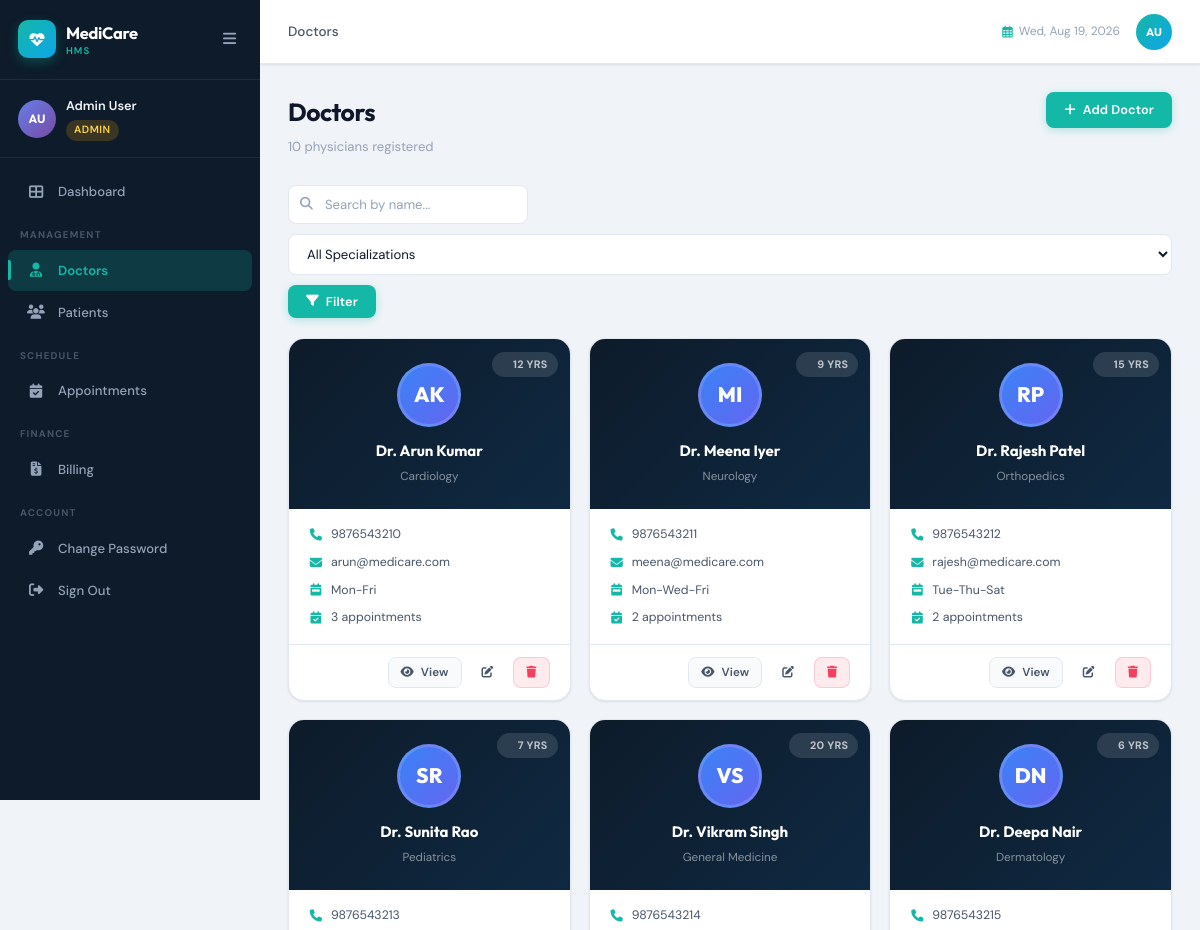
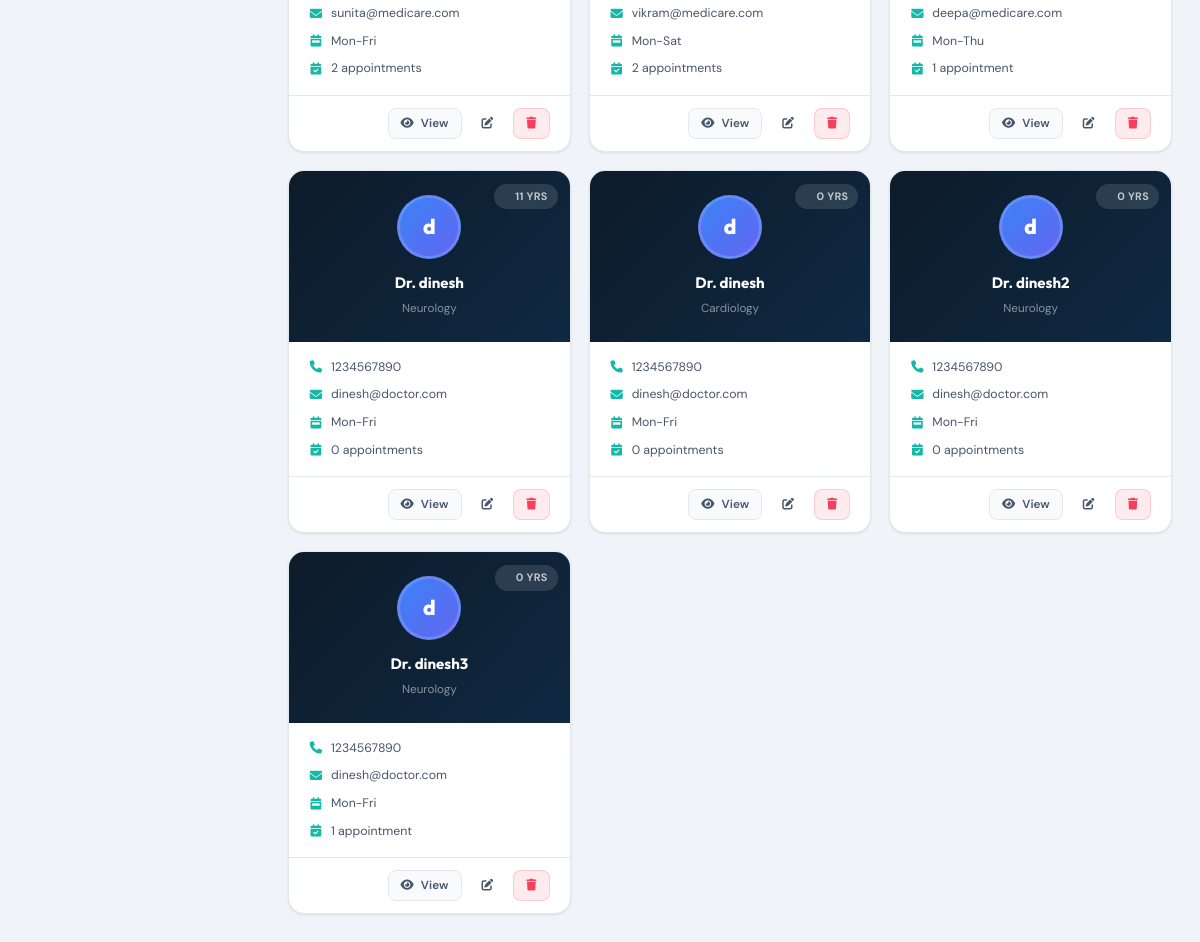
The app's page /doctors/ (signed in) with its own data (2 pictures, top to bottom).
### hospital/models.py (models this page shows, shortened)
class User(AbstractUser):
    ROLE_CHOICES = (
        ('admin', 'Admin'),
        ('doctor', 'Doctor'),
        ('patient', 'Patient'),
    )
    role = models.CharField(max_length=10, choices=ROLE_CHOICES, default='patient')
    phone = models.CharField(max_length=15, blank=True, null=True)
    requires_password_change = models.BooleanField(default=False)

class Doctor(models.Model):
    SPECIALIZATION_CHOICES = [
        ('Cardiology', 'Cardiology'),
        ('Neurology', 'Neurology'),
        ('Orthopedics', 'Orthopedics'),
        ('Pediatrics', 'Pediatrics'),
        ('Dermatology', 'Dermatology'),
        ('General Medicine', 'General Medicine'),
        ('Gynecology', 'Gynecology'),
        ('Ophthalmology', 'Ophthalmology'),
        ('Psychiatry', 'Psychiatry'),
        ('Radiology', 'Radiology'),
        ('Surgery', 'Surgery'),
        ('Urology', 'Urology'),
        ('ENT', 'ENT'),
        ('Oncology', 'Oncology'),
        ('Endocrinology', 'Endocrinology'),
    ]
    user = models.OneToOneField(User, on_delete=models.SET_NULL, null=True, blank=True, related_name='doctor_profile')
    doctor_id = models.AutoField(primary_key=True)
    name = models.CharField(max_length=100)
    specialization = models.CharField(max_length=100, choices=SPECIALIZATION_CHOICES)
    contact = models.CharField(max_length=15)
    email = models.EmailField(blank=True, null=True)
    experience_years = models.PositiveIntegerField(default=0)
    available_days = models.CharField(max_length=200, default='Mon-Fri')
    created_at = models.DateTimeField(auto_now_add=True)
    @property
    def total_appointments(self):
        return self.appointment_set.count()

### hospital/views.py (the view)
# urls.py: path('doctors/', views.doctor_list, name='doctor_list'),
@login_required
def doctor_list(request):
    if request.user.role not in ['admin']:
        messages.error(request, 'Access denied.')
        return redirect('dashboard')
    q = request.GET.get('q', '')
    spec = request.GET.get('spec', '')
    doctors = Doctor.objects.all()
    if q:
        doctors = doctors.filter(name__icontains=q)
    if spec:
        doctors = doctors.filter(specialization=spec)
    specializations = Doctor.objects.values_list('specialization', flat=True).distinct()
    return render(request, 'hospital/doctor_list.html',
                  {'doctors': doctors, 'q': q, 'specializations': specializations, 'spec': spec})

### hospital/templates/hospital/doctor_list.html (shortened to what this page needs)
{% extends 'hospital/base.html' %}
{% block breadcrumb %}Doctors{% endblock %}
{% block content %}
<div class="page-header">
  <div class="page-header-left">
    <h1 class="page-title">Doctors</h1>
    <p class="page-subtitle">{{ doctors.count }} physician{{ doctors.count|pluralize }} registered</p>
  </div>
  <div class="page-header-actions">
    <a href="{% url 'doctor_create' %}" class="btn btn-primary"><i class="fas fa-plus"></i> Add Doctor</a>
  </div>
</div>
<div class="filter-bar">
  <form method="get" style="display:flex;gap:10px;flex-wrap:wrap;align-items:center;width:100%;">
    <div class="search-input-wrap">
      <i class="fas fa-search"></i>
      <input type="text" name="q" value="{{ q }}" placeholder="Search by name..." class="form-input search-input">
    </div>
    <select name="spec" class="form-input" style="min-width:180px;">
      <option value="">All Specializations</option>
    </select>
    <button type="submit" class="btn btn-primary"><i class="fas fa-filter"></i> Filter</button>
  </form>
</div>
{% if doctors %}
<div class="cards-grid">
  {% for doc in doctors %}
  <div class="profile-card">
    <div class="profile-card-top">
      <div class="profile-card-avatar chip-blue">
        {{ doc.name|first }}{{ doc.name.split.1|first|default:"" }}
      </div>
      <div class="profile-card-name">Dr. {{ doc.name }}</div>
      <div class="profile-card-sub">{{ doc.specialization }}</div>
      <div style="position:absolute;top:12px;right:12px;">
        <span class="badge" style="background:rgba(255,255,255,0.12);color:rgba(255,255,255,0.7);">{{ doc.experience_years }} yrs</span>
      </div>
    </div>
    <div class="profile-card-body">
      <div class="profile-card-meta">
        {% if doc.contact %}
        <div class="profile-meta-row"><i class="fas fa-phone"></i>{{ doc.contact }}</div>
        {% endif %}
        {% if doc.email %}
        <div class="profile-meta-row"><i class="fas fa-envelope"></i>{{ doc.email }}</div>
        {% endif %}
        <div class="profile-meta-row"><i class="fas fa-calendar-week"></i>{{ doc.available_days }}</div>
        <div class="profile-meta-row"><i class="fas fa-calendar-check"></i>{{ doc.total_appointments }} appointment{{ doc.total_appointments|pluralize }}</div>
      </div>
    </div>
    <div class="profile-card-footer">
      <a href="{% url 'doctor_detail' doc.pk %}" class="btn btn-secondary btn-sm"><i class="fas fa-eye"></i> View</a>
      <a href="{% url 'doctor_edit' doc.pk %}" class="btn btn-ghost btn-sm"><i class="fas fa-edit"></i></a>
      <a href="{% url 'doctor_delete' doc.pk %}" class="btn btn-danger btn-sm"><i class="fas fa-trash"></i></a>
    </div>
  </div>
  {% endfor %}
</div>
{% endif %}
{% endblock %}

### hospital/templates/hospital/base.html (shortened to what this page needs)
<!DOCTYPE html>
<html lang="en">
<head>
<link rel="stylesheet" href="https://cdnjs.cloudflare.com/ajax/libs/font-awesome/6.5.0/css/all.min.css">
{% load static %}
<link rel="stylesheet" href="{% static 'hospital/css/hms.css' %}">
</head>
<body>
{% if user.is_authenticated %}
<aside class="sidebar" id="sidebar">
  <div class="sidebar-header">
    <div class="sidebar-logo">
      <div class="logo-icon"><i class="fas fa-heartbeat"></i></div>
      <div class="logo-text">
        <span class="logo-name">MediCare</span>
        <span class="logo-sub">HMS</span>
      </div>
    </div>
    <button class="sidebar-toggle" id="sidebarToggle"><i class="fas fa-bars"></i></button>
  </div>
  <div class="sidebar-user">
    <div class="user-avatar">{{ user.first_name|first|upper }}{{ user.last_name|first|upper }}</div>
    <div class="user-info">
      <span class="user-name">{{ user.get_full_name|default:user.username }}</span>
      <span class="user-role role-{{ user.role }}">{{ user.role|title }}</span>
    </div>
  </div>
  <nav class="sidebar-nav">
    <a href="{% url 'dashboard' %}" class="nav-item {% if request.resolver_match.url_name == 'dashboard' %}active{% endif %}">
      <i class="fas fa-th-large"></i><span>Dashboard</span>
    </a>
    {% if user.role == 'admin' %}
    <div class="nav-section">Management</div>
    <a href="{% url 'doctor_list' %}" class="nav-item {% if 'doctor' in request.resolver_match.url_name %}active{% endif %}">
      <i class="fas fa-user-md"></i><span>Doctors</span>
    </a>
    <a href="{% url 'patient_list' %}" class="nav-item {% if 'patient' in request.resolver_match.url_name %}active{% endif %}">
      <i class="fas fa-users"></i><span>Patients</span>
    </a>
    {% endif %}
    <div class="nav-section">{% if user.role == 'patient' %}My{% else %}Schedule{% endif %}</div>
    <a href="{% url 'appointment_list' %}" class="nav-item {% if 'appointment' in request.resolver_match.url_name %}active{% endif %}">
      <i class="fas fa-calendar-check"></i><span>Appointments</span>
    </a>
    {% if user.role != 'doctor' %}
    <div class="nav-section">Finance</div>
    <a href="{% url 'bill_list' %}" class="nav-item {% if 'bill' in request.resolver_match.url_name %}active{% endif %}">
      <i class="fas fa-file-invoice-dollar"></i><span>Billing</span>
    </a>
    {% endif %}
    <div class="nav-section">Account</div>
    <a href="{% url 'change_password' %}" class="nav-item {% if request.resolver_match.url_name == 'change_password' %}active{% endif %}">
      <i class="fas fa-key"></i><span>Change Password</span>
    </a>
    <a href="{% url 'logout' %}" class="nav-item nav-logout">
      <i class="fas fa-sign-out-alt"></i><span>Sign Out</span>
    </a>
  </nav>
</aside>
<div class="main-wrapper" id="mainWrapper">
  <header class="topbar">
    <div class="topbar-left">
      <div class="breadcrumb">
        <span>{% block breadcrumb %}Dashboard{% endblock %}</span>
      </div>
    </div>
    <div class="topbar-right">
      <div class="topbar-date"><i class="far fa-calendar-alt"></i> <span id="currentDate"></span></div>
      <div class="topbar-user">
        <div class="topbar-avatar">{{ user.first_name|first|upper }}{{ user.last_name|first|upper }}</div>
      </div>
    </div>
  </header>
  <main class="page-content">
    {% block content %}{% endblock %}
  </main>
</div>
{% endif %}
{% load static %}
</body>
</html>

### records on screen
User: first_name|first "A", last_name|first "U", get_full_name "Admin User", role "ADMIN"
Doctor: name|first "A", name.split.1|first "K", name "Arun Kumar", specialization "Cardiology", experience_years "12", contact "9876543210", email "arun@medicare.com", available_days "Mon-Fri", total_appointments "3"
Doctor: name|first "M", name.split.1|first "I", name "Meena Iyer", specialization "Neurology", experience_years "9", contact "9876543211", email "meena@medicare.com", available_days "Mon-Wed-Fri", total_appointments "2"
Doctor: name|first "R", name.split.1|first "P", name "Rajesh Patel", specialization "Orthopedics", experience_years "15", contact "9876543212", email "rajesh@medicare.com", available_days "Tue-Thu-Sat", total_appointments "2"
Doctor: name|first "S", name.split.1|first "R", name "Sunita Rao", specialization "Pediatrics", experience_years "7", contact "9876543213", email "sunita@medicare.com", available_days "Mon-Fri", total_appointments "2"
Doctor: name|first "V", name.split.1|first "S", name "Vikram Singh", specialization "General Medicine", experience_years "20", contact "9876543214", email "vikram@medicare.com", available_days "Mon-Sat", total_appointments "2"
Doctor: name|first "D", name.split.1|first "N", name "Deepa Nair", specialization "Dermatology", experience_years "6", contact "9876543215", email "deepa@medicare.com", available_days "Mon-Thu", total_appointments "1"
Doctor: name|first "d", name "dinesh", specialization "Neurology", experience_years "11", contact "1234567890", email "dinesh@doctor.com", available_days "Mon-Fri", total_appointments "0"
Doctor: name|first "d", name "dinesh", specialization "Cardiology", experience_years "0", contact "1234567890", email "dinesh@doctor.com", available_days "Mon-Fri", total_appointments "0"
Doctor: name|first "d", name "dinesh2", specialization "Neurology", experience_years "0", contact "1234567890", email "dinesh@doctor.com", available_days "Mon-Fri", total_appointments "0"
Doctor: name|first "d", name "dinesh3", specialization "Neurology", experience_years "0", contact "1234567890", email "dinesh@doctor.com", available_days "Mon-Fri", total_appointments "1"

### other values on screen
{{ doctors.count }} "10"
